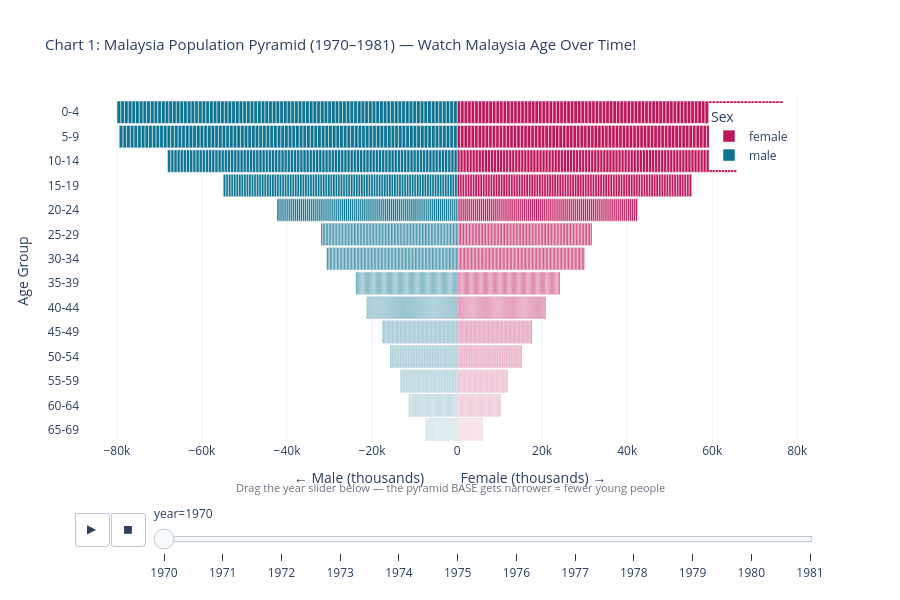

Write notebook code for a chart like this one.
### Code cell
# ============================================================
# CELL 2 — CHART 1: Population Pyramid (Animated)
# ⭐ STAR CHART — drag the year slider to watch Malaysia age!
# ============================================================

pyramid = pop_malaysia[
    (pop_malaysia['ethnicity'] == 'overall') &
    (pop_malaysia['sex'].isin(['male', 'female'])) &
    (~pop_malaysia['age'].isin(['overall', '70+']))
].copy()

age_order = [
    '0-4','5-9','10-14','15-19','20-24','25-29','30-34',
    '35-39','40-44','45-49','50-54','55-59','60-64',
    '65-69','70-74','75-79','80+'
]
age_order = [a for a in age_order if a in pyramid['age'].unique()]
pyramid   = pyramid[pyramid['age'].isin(age_order)].copy()

# Male = negative (left side of pyramid)
pyramid['pop_plot'] = pyramid.apply(
    lambda r: -r['population'] if r['sex'] == 'male' else r['population'], axis=1
)
pyramid['age'] = pd.Categorical(pyramid['age'], categories=age_order, ordered=True)
pyramid = pyramid.sort_values(['year', 'age'])

yr_min = int(pyramid['year'].min())
yr_max = int(pyramid['year'].max())
print(f'Population pyramid  |  Years: {yr_min}–{yr_max}  |  Age groups: {len(age_order)}')

fig = px.bar(
    pyramid,
    x='pop_plot',
    y='age',
    color='sex',
    animation_frame='year',
    orientation='h',
    color_discrete_map={'male': '#0E7490', 'female': '#BE185D'},
    title=f'Chart 1: Malaysia Population Pyramid ({yr_min}–{yr_max}) — Watch Malaysia Age Over Time!',
    labels={'pop_plot': 'Population (thousands)', 'age': 'Age Group'},
    template='plotly_white',
    height=600,
    category_orders={'age': age_order}
)
fig.update_layout(
    title_font_size=15,
    bargap=0.08,
    xaxis_title='← Male (thousands)          Female (thousands) →',
    legend_title='Sex',
    legend=dict(x=0.85, y=0.99),
    annotations=[dict(
        text='Drag the year slider below — the pyramid BASE gets narrower = fewer young people',
        showarrow=False, xref='paper', yref='paper',
        x=0.5, y=-0.16, font_size=11, font_color='#6B7280', xanchor='center'
    )]
)

fig.write_html('../outputs/chart01_population_pyramid.html')
fig.show()
print(f'\n✅  Saved: outputs/chart01_population_pyramid.html')
print('INSIGHT: The pyramid BASE is narrowing — fewer young, more elderly.')
print('         This is the signature of an ageing nation.')

### Figure 1 — Plotly figure (JSON) as saved in the notebook; plotly's stock layout.template omitted (floating-point values rounded to 4 significant figures; data arrays with more than 128 entries replaced by an {"elided": "..."} marker saying what was removed)
{"data": [{"hovertemplate": "sex=female<br>year=1970<br>Population (thousands)=%{x}<br>Age Group=%{y}<extra></extra>", "legendgroup": "female", "marker": {"color": "#BE185D", "pattern": {"shape": ""}}, "name": "female", "orientation": "h", "showlegend": true, "textposition": "auto", "type": "bar", "x": {"elided": "1288 float values"}, "xaxis": "x", "y": {"elided": "1288 str values"}, "yaxis": "y"}, {"hovertemplate": "sex=male<br>year=1970<br>Population (thousands)=%{x}<br>Age Group=%{y}<extra></extra>", "legendgroup": "male", "marker": {"color": "#0E7490", "pattern": {"shape": ""}}, "name": "male", "orientation": "h", "showlegend": true, "textposition": "auto", "type": "bar", "x": {"elided": "1288 float values"}, "xaxis": "x", "y": {"elided": "1288 str values"}, "yaxis": "y"}], "layout": {"annotations": [{"font": {"color": "#6B7280", "size": 11}, "showarrow": false, "text": "Drag the year slider below — the pyramid BASE gets narrower = fewer young people", "x": 0.5, "xanchor": "center", "xref": "paper", "y": -0.16, "yref": "paper"}], "bargap": 0.08, "barmode": "relative", "height": 600, "legend": {"title": {"text": "Sex"}, "tracegroupgap": 0, "x": 0.85, "y": 0.99}, "sliders": [{"active": 0, "currentvalue": {"prefix": "year="}, "len": 0.9, "pad": {"b": 10, "t": 60}, "steps": [{"args": [["1970"], {"frame": {"duration": 0, "redraw": true}, "fromcurrent": true, "mode": "immediate", "transition": {"duration": 0, "easing": "linear"}}], "label": "1970", "method": "animate"}, {"args": [["1971"], {"frame": {"duration": 0, "redraw": true}, "fromcurrent": true, "mode": "immediate", "transition": {"duration": 0, "easing": "linear"}}], "label": "1971", "method": "animate"}, {"args": [["1972"], {"frame": {"duration": 0, "redraw": true}, "fromcurrent": true, "mode": "immediate", "transition": {"duration": 0, "easing": "linear"}}], "label": "1972", "method": "animate"}, {"args": [["1973"], {"frame": {"duration": 0, "redraw": true}, "fromcurrent": true, "mode": "immediate", "transition": {"duration": 0, "easing": "linear"}}], "label": "1973", "method": "animate"}, {"args": [["1974"], {"frame": {"duration": 0, "redraw": true}, "fromcurrent": true, "mode": "immediate", "transition": {"duration": 0, "easing": "linear"}}], "label": "1974", "method": "animate"}, {"args": [["1975"], {"frame": {"duration": 0, "redraw": true}, "fromcurrent": true, "mode": "immediate", "transition": {"duration": 0, "easing": "linear"}}], "label": "1975", "method": "animate"}, {"args": [["1976"], {"frame": {"duration": 0, "redraw": true}, "fromcurrent": true, "mode": "immediate", "transition": {"duration": 0, "easing": "linear"}}], "label": "1976", "method": "animate"}, {"args": [["1977"], {"frame": {"duration": 0, "redraw": true}, "fromcurrent": true, "mode": "immediate", "transition": {"duration": 0, "easing": "linear"}}], "label": "1977", "method": "animate"}, {"args": [["1978"], {"frame": {"duration": 0, "redraw": true}, "fromcurrent": true, "mode": "immediate", "transition": {"duration": 0, "easing": "linear"}}], "label": "1978", "method": "animate"}, {"args": [["1979"], {"frame": {"duration": 0, "redraw": true}, "fromcurrent": true, "mode": "immediate", "transition": {"duration": 0, "easing": "linear"}}], "label": "1979", "method": "animate"}, {"args": [["1980"], {"frame": {"duration": 0, "redraw": true}, "fromcurrent": true, "mode": "immediate", "transition": {"duration": 0, "easing": "linear"}}], "label": "1980", "method": "animate"}, {"args": [["1981"], {"frame": {"duration": 0, "redraw": true}, "fromcurrent": true, "mode": "immediate", "transition": {"duration": 0, "easing": "linear"}}], "label": "1981", "method": "animate"}], "x": 0.1, "xanchor": "left", "y": 0, "yanchor": "top"}], "title": {"font": {"size": 15}, "text": "Chart 1: Malaysia Population Pyramid (1970–1981) — Watch Malaysia Age Over Time!"}, "updatemenus": [{"buttons": [{"args": [null, {"frame": {"duration": 500, "redraw": true}, "fromcurrent": true, "mode": "immediate", "transition": {"duration": 500, "easing": "linear"}}], "label": "&#9654;", "method": "animate"}, {"args": [[null], {"frame": {"duration": 0, "redraw": true}, "fromcurrent": true, "mode": "immediate", "transition": {"duration": 0, "easing": "linear"}}], "label": "&#9724;", "method": "animate"}], "direction": "left", "pad": {"r": 10, "t": 70}, "showactive": false, "type": "buttons", "x": 0.1, "xanchor": "right", "y": 0, "yanchor": "top"}], "xaxis": {"anchor": "y", "domain": [0, 1], "title": {"text": "← Male (thousands)          Female (thousands) →"}}, "yaxis": {"anchor": "x", "categoryarray": ["80+", "75-79", "70-74", "65-69", "60-64", "55-59", "50-54", "45-49", "40-44", "35-39", "30-34", "25-29", "20-24", "15-19", "10-14", "5-9", "0-4"], "categoryorder": "array", "domain": [0, 1], "title": {"text": "Age Group"}}}}
